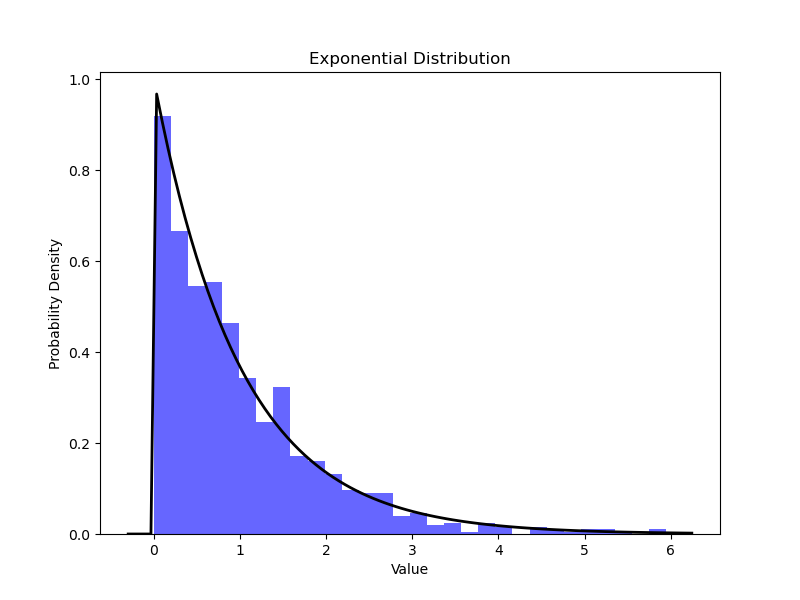

Python code for this plot:
import numpy as np
import matplotlib.pyplot as plt
from scipy.stats import expon

# 지수 분포의 모수 설정
scale = 1.0  # 스케일 파라미터 (역수로서 람다)
num_samples = 1000

# 지수 분포에서 샘플 생성
exponential_data = np.random.exponential(scale, num_samples)

# 지수 분포 데이터 시각화
plt.figure(figsize=(8, 6))
plt.hist(exponential_data, bins=30, density=True, alpha=0.6, color='b')

# 지수 분포의 이론적 밀도 함수 그리기
xmin, xmax = plt.xlim()
x = np.linspace(xmin, xmax, 100)
p = expon.pdf(x, scale=scale)
plt.plot(x, p, 'k', linewidth=2)
plt.title('Exponential Distribution')
plt.xlabel('Value')
plt.ylabel('Probability Density')
plt.show()
